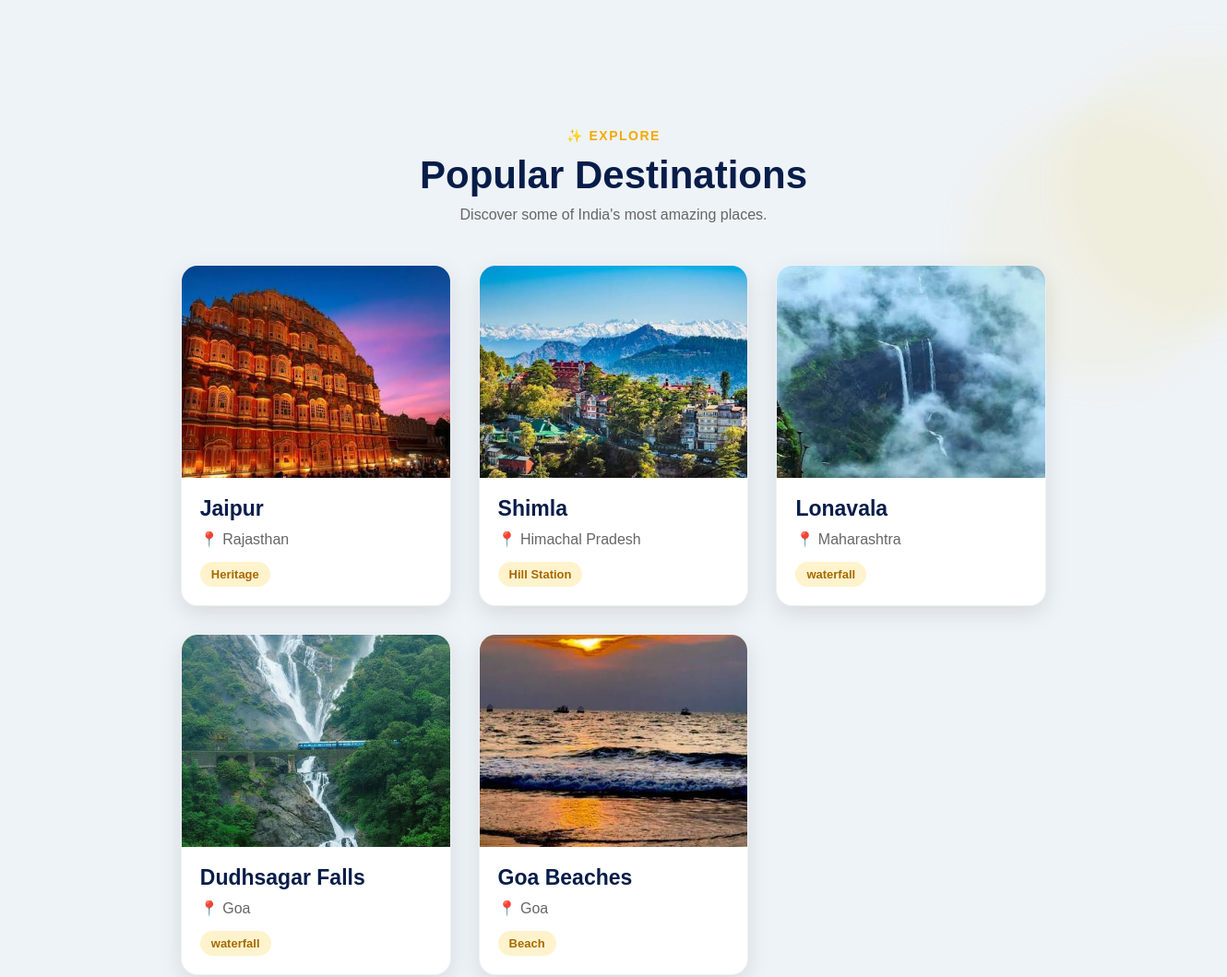
Before: / (middle part) with the older database file.
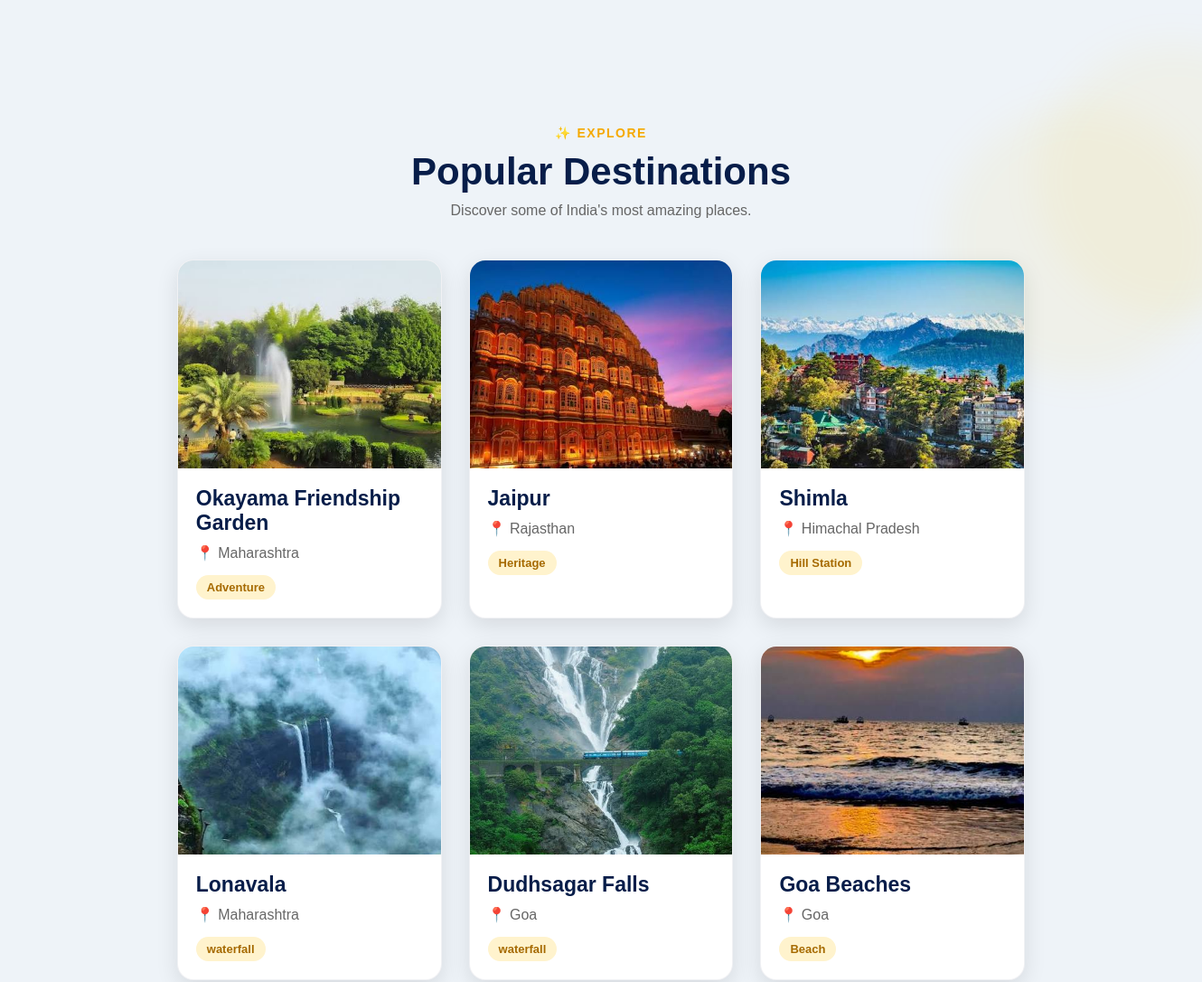
After: the same page with the newer database file.
### destinations/models.py (models this page shows, shortened)
class Destination(models.Model):
    name = models.CharField(max_length=150)
    slug = models.SlugField(max_length=170, unique=True, blank=True)
    description = models.TextField()
    category = models.CharField(max_length=30, choices=CATEGORY_CHOICES)
    state = models.CharField(max_length=30, choices=STATE_CHOICES)
    city = models.CharField(max_length=100, blank=True)
    image = models.ImageField(upload_to='destinations/', blank=True, null=True)
    best_time_to_visit = models.CharField(max_length=100, blank=True)
    avg_budget_per_day = models.DecimalField(max_digits=8, decimal_places=2, default=0)
    is_featured = models.BooleanField(default=False)
    created_at = models.DateTimeField(auto_now_add=True)
    class Meta:
        ordering = ['-created_at']

### accounts/views.py (the view)
# urls.py: path("", views.user_home, name="home"),
def user_home(request):
    query = request.GET.get("q", "")
    destinations = Destination.objects.all()
    if query:
        destinations = destinations.filter(
            name__icontains=query
        )
    return render(
        request,
        "users/home.html",
        {
            "popular_destinations": destinations[:6],
            "search_results": destinations,
            "query": query,
        }
    )

### templates/users/home.html (shortened to what this page needs)
{% extends 'base.html' %}
{% load static %}
{% block extra_css %}
<link rel="stylesheet" href="{% static 'css/home.css' %}">
{% endblock %}
{% block content %}
<section class="popular-section">
    <section class="popular-section">
    <div class="section-title">
        <span>✨ Explore</span>
        <h2>Popular Destinations</h2>
        <p>
            Discover some of India's most amazing places.
        </p>
    </div>
    <div class="destination-grid">
        {% for destination in popular_destinations %}
        <div class="destination-card">
            {% if destination.image %}
            <img
                src="{{ destination.image.url }}"
                alt="{{ destination.name }}">
            {% endif %}
            <div class="destination-info">
                <h3>{{ destination.name }}</h3>
                <p>📍 {{ destination.state }}</p>
                <span class="category">
                    {{ destination.get_category_display }}
                </span>
            </div>
        </div>
        {% empty %}
        <p>No destinations available.</p>
        {% endfor %}
    </div>
</section>
{% endblock %}

Changed rows visible on the page:
added Destination: image (picture), name "Okayama Friendship Garden", state "Maharashtra", category "Adventure"
